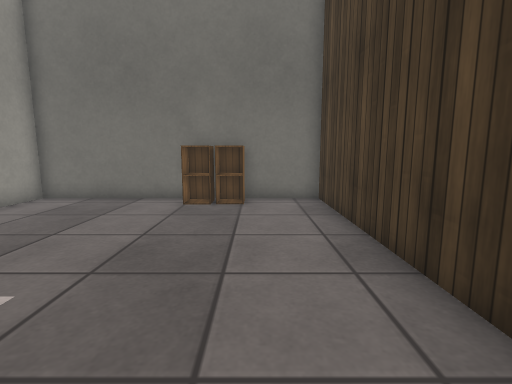
[1] (above)

18 first-person views from a walk through a robot-simulator world made for Gazebo. The camera is 0.9 m above the floor, tilts 8° down and sees 85° across. The floor is counted in squares, 0.5 m on a side. Each view is taken from the middle of a square. On the plan, view 1 faces up. The plan holds only what a view shows up to about 15 squares ahead; the rest is blank. The robots in the file are not drawn. Simple patterns stand in for the simulator's built-in surfaces. Simple shapes stand in for some stock models. Some surface patterns are stand-ins.

[2]
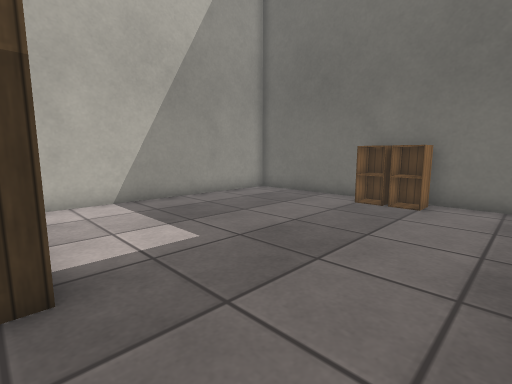

[3]
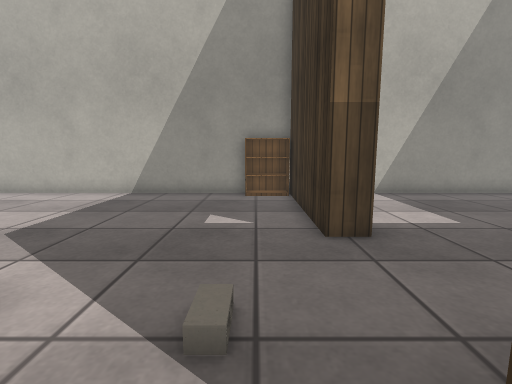

[4]
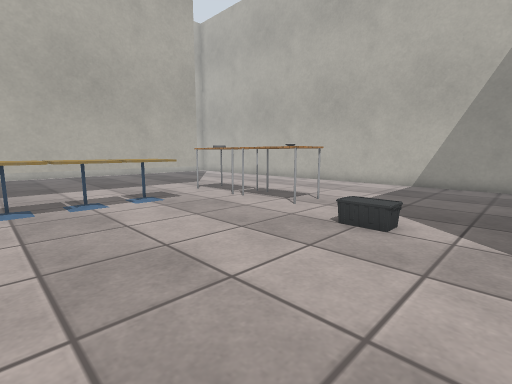

[5]
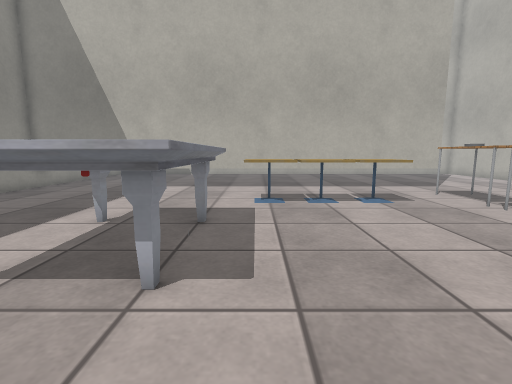

[6]
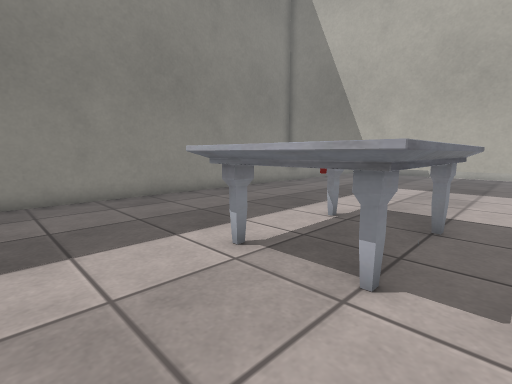

[7]
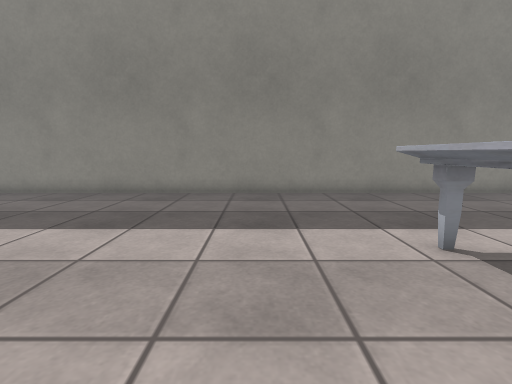

[8]
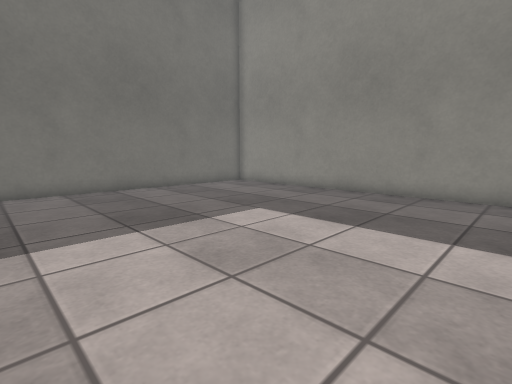

[9]
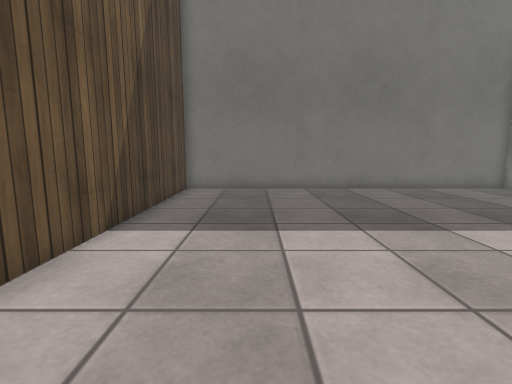

[10]
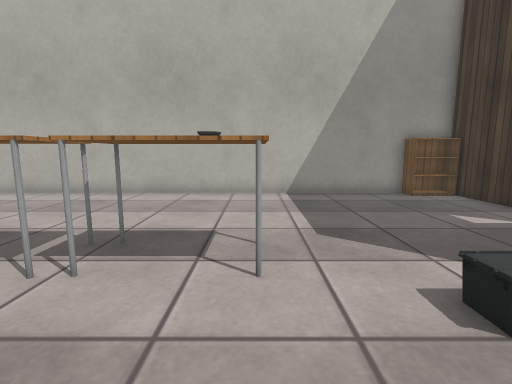

[11]
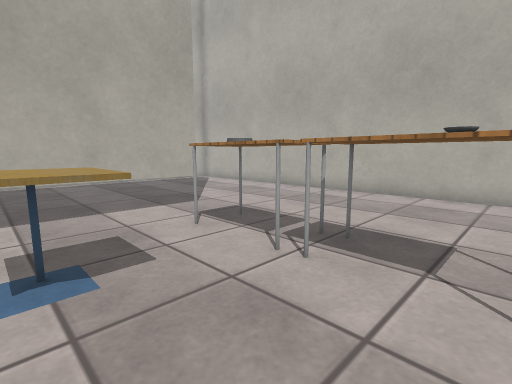

[12]
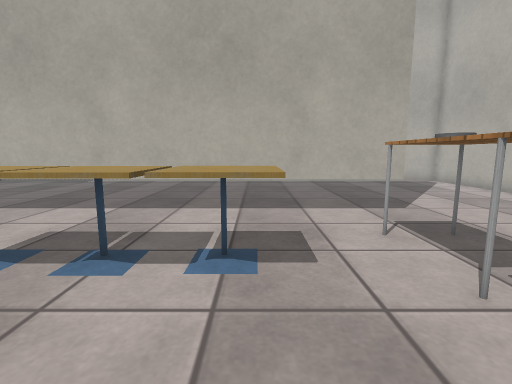

[13]
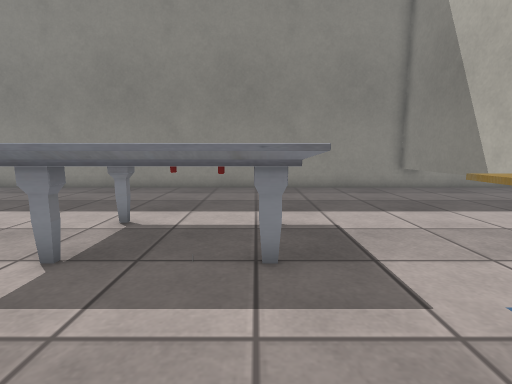

[14]
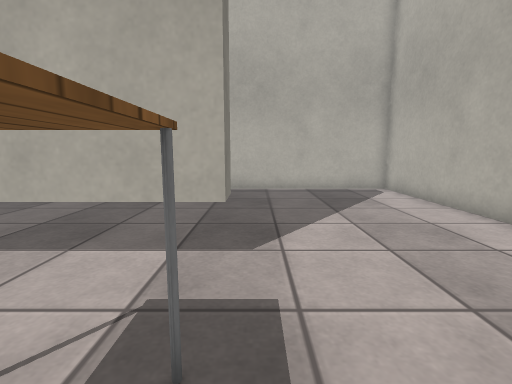

[15]
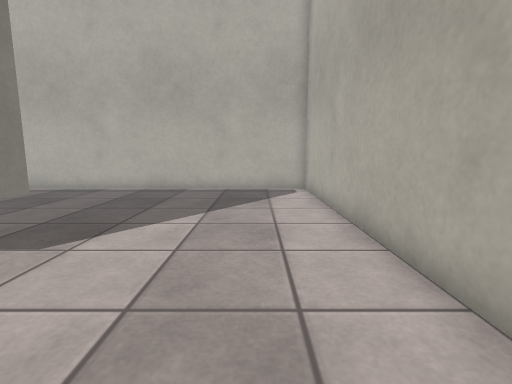

[16]
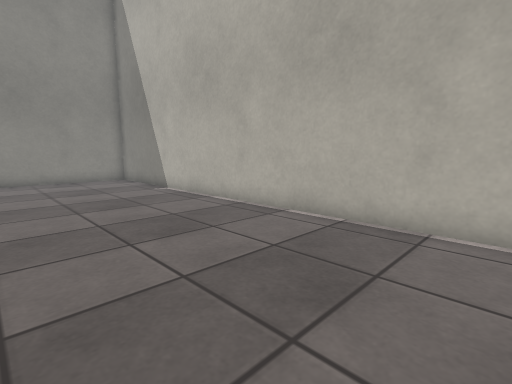

[17]
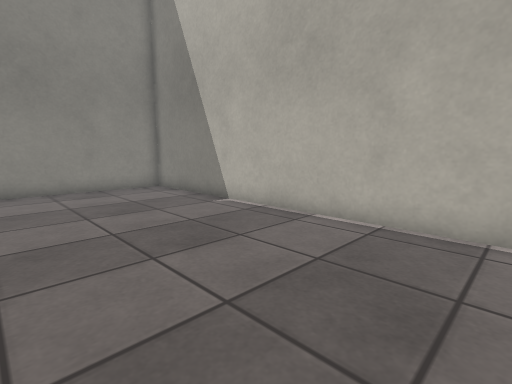

[18]
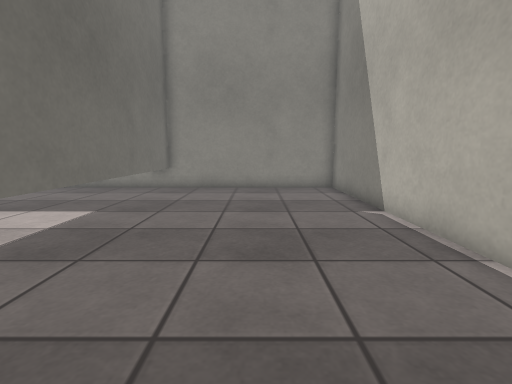

### Floor plan
Key: @ floor where view 1 was taken; # wall or solid block; . floor; C cabinet; B bookshelf; I cinder block; T table; W bowl; A cafe table; H thing the floor can be seen under or through; M marble table; O other object.
Columns run from 9 left of view 1 to 20 right of it. Each row starts with its distance up from view 1.
 11 ##############################
 10 #......CC...#................#
  9 #...........#................#
  8 #...........#................#
  7 #...........#................#
  6 #...........#................#
  5 #...........#................#
  4 #...........#................#
  3 #...........#................#
  2 #...........#................#
  1 #...........#................#
  0 ########.@..#................#
 -1 #B..........  ...............#
 -2 #B........I. .   ............#
 -3 #............................#
 -4 #................ ...........#
 -5 #.........O..................#
 -6 #.........O.......MMMM.......#
 -7 #.................MM M.......#
 -8 #.................M   .......#
 -9 #.......TT........    .......#
-10 #.......WT........MM M.......#
-11 #.......TT........M   .......#
-12 #.......TT...................#
-13 #.......TT..AAAAAA...........#
-14 #.......OO..AAAAAA...........#
-15 #.......TT...................#
-16 #............................#
-17 #............................#
-18 #.......HHHHHHHHHHHHHHHHHHHH##
-19 #............................#
-20 #............................#
-21 #............................#
-22 #............................#
-23 #............................#
-24 #............................#
-25 #............................#
-26 #............................#
-27 ##############################

Positions as (right, up) in squares from view 1, and headings:
1: (0, 0), facing up
2: (2, 0), facing up-left
3: (4, -2), facing left
4: (8, -3), facing down-left
5: (8, -3), facing down
6: (8, -3), facing down-right
7: (7, -3), facing right
8: (7, -3), facing up-right
9: (7, -3), facing up
10: (4, -9), facing left
11: (4, -9), facing down-left
12: (3, -9), facing down
13: (5, -10), facing right
14: (-2, -13), facing down
15: (-6, -13), facing down
16: (0, -20), facing down-right
17: (5, -20), facing down-right
18: (5, -23), facing right
